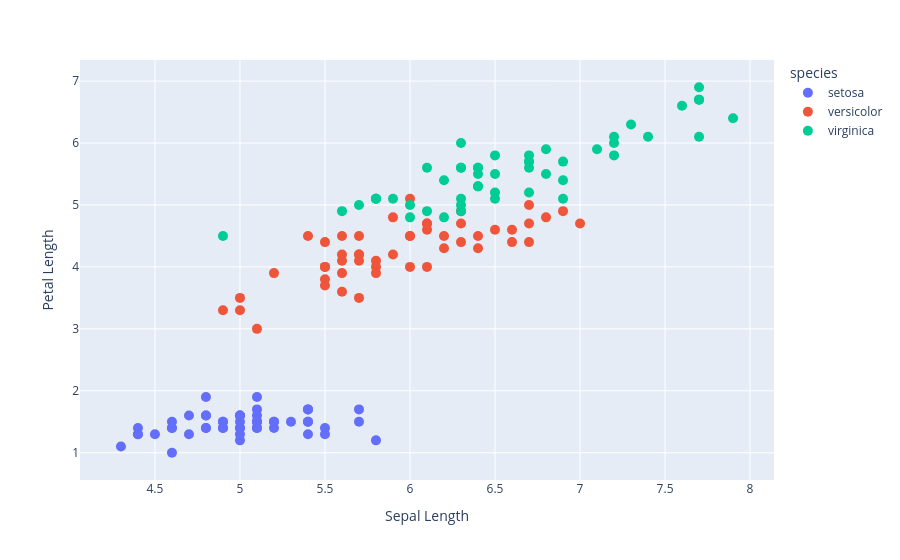

Notebook source saved alongside this figure:
### Markdown cell above
### 3-Make a scatter-plot representing the plants in a space spanned by sepal_length and by petal_length? Can you visualize the three categories/classes?

### Code cell
# Create a scatter plot using Plotly Express, with 'sepal_length' on the x-axis, 'petal_length' on the y-axis, and color based on the 'species' column (Iris dataset)
fig=px.scatter(irisData,x='sepal_length',y='petal_length',color='species')
fig.update_xaxes(title='Sepal Length')
fig.update_yaxes(title='Petal Length')
fig.update_traces(marker_size=10)
fig.show()

### Figure 1 — Plotly figure (JSON) as saved in the notebook; plotly's stock layout.template omitted (floating-point values rounded to 4 significant figures)
{"data": [{"hovertemplate": "species=setosa<br>sepal_length=%{x}<br>petal_length=%{y}<extra></extra>", "legendgroup": "setosa", "marker": {"color": "#636efa", "size": 10, "symbol": "circle"}, "mode": "markers", "name": "setosa", "orientation": "v", "showlegend": true, "type": "scatter", "x": [5.1, 4.9, 4.7, 4.6, 5.0, 5.4, 4.6, 5.0, 4.4, 4.9, 5.4, 4.8, 4.8, 4.3, 5.8, 5.7, 5.4, 5.1, 5.7, 5.1, 5.4, 5.1, 4.6, 5.1, 4.8, 5.0, 5.0, 5.2, 5.2, 4.7, 4.8, 5.4, 5.2, 5.5, 4.9, 5.0, 5.5, 4.9, 4.4, 5.1, 5.0, 4.5, 4.4, 5.0, 5.1, 4.8, 5.1, 4.6, 5.3, 5.0], "xaxis": "x", "y": [1.4, 1.4, 1.3, 1.5, 1.4, 1.7, 1.4, 1.5, 1.4, 1.5, 1.5, 1.6, 1.4, 1.1, 1.2, 1.5, 1.3, 1.4, 1.7, 1.5, 1.7, 1.5, 1.0, 1.7, 1.9, 1.6, 1.6, 1.5, 1.4, 1.6, 1.6, 1.5, 1.5, 1.4, 1.5, 1.2, 1.3, 1.4, 1.3, 1.5, 1.3, 1.3, 1.3, 1.6, 1.9, 1.4, 1.6, 1.4, 1.5, 1.4], "yaxis": "y"}, {"hovertemplate": "species=versicolor<br>sepal_length=%{x}<br>petal_length=%{y}<extra></extra>", "legendgroup": "versicolor", "marker": {"color": "#EF553B", "size": 10, "symbol": "circle"}, "mode": "markers", "name": "versicolor", "orientation": "v", "showlegend": true, "type": "scatter", "x": [7.0, 6.4, 6.9, 5.5, 6.5, 5.7, 6.3, 4.9, 6.6, 5.2, 5.0, 5.9, 6.0, 6.1, 5.6, 6.7, 5.6, 5.8, 6.2, 5.6, 5.9, 6.1, 6.3, 6.1, 6.4, 6.6, 6.8, 6.7, 6.0, 5.7, 5.5, 5.5, 5.8, 6.0, 5.4, 6.0, 6.7, 6.3, 5.6, 5.5, 5.5, 6.1, 5.8, 5.0, 5.6, 5.7, 5.7, 6.2, 5.1, 5.7], "xaxis": "x", "y": [4.7, 4.5, 4.9, 4.0, 4.6, 4.5, 4.7, 3.3, 4.6, 3.9, 3.5, 4.2, 4.0, 4.7, 3.6, 4.4, 4.5, 4.1, 4.5, 3.9, 4.8, 4.0, 4.9, 4.7, 4.3, 4.4, 4.8, 5.0, 4.5, 3.5, 3.8, 3.7, 3.9, 5.1, 4.5, 4.5, 4.7, 4.4, 4.1, 4.0, 4.4, 4.6, 4.0, 3.3, 4.2, 4.2, 4.2, 4.3, 3.0, 4.1], "yaxis": "y"}, {"hovertemplate": "species=virginica<br>sepal_length=%{x}<br>petal_length=%{y}<extra></extra>", "legendgroup": "virginica", "marker": {"color": "#00cc96", "size": 10, "symbol": "circle"}, "mode": "markers", "name": "virginica", "orientation": "v", "showlegend": true, "type": "scatter", "x": [6.3, 5.8, 7.1, 6.3, 6.5, 7.6, 4.9, 7.3, 6.7, 7.2, 6.5, 6.4, 6.8, 5.7, 5.8, 6.4, 6.5, 7.7, 7.7, 6.0, 6.9, 5.6, 7.7, 6.3, 6.7, 7.2, 6.2, 6.1, 6.4, 7.2, 7.4, 7.9, 6.4, 6.3, 6.1, 7.7, 6.3, 6.4, 6.0, 6.9, 6.7, 6.9, 5.8, 6.8, 6.7, 6.7, 6.3, 6.5, 6.2, 5.9], "xaxis": "x", "y": [6.0, 5.1, 5.9, 5.6, 5.8, 6.6, 4.5, 6.3, 5.8, 6.1, 5.1, 5.3, 5.5, 5.0, 5.1, 5.3, 5.5, 6.7, 6.9, 5.0, 5.7, 4.9, 6.7, 4.9, 5.7, 6.0, 4.8, 4.9, 5.6, 5.8, 6.1, 6.4, 5.6, 5.1, 5.6, 6.1, 5.6, 5.5, 4.8, 5.4, 5.6, 5.1, 5.1, 5.9, 5.7, 5.2, 5.0, 5.2, 5.4, 5.1], "yaxis": "y"}], "layout": {"legend": {"title": {"text": "species"}, "tracegroupgap": 0}, "margin": {"t": 60}, "xaxis": {"anchor": "y", "domain": [0, 1], "title": {"text": "Sepal Length"}}, "yaxis": {"anchor": "x", "domain": [0, 1], "title": {"text": "Petal Length"}}}}
